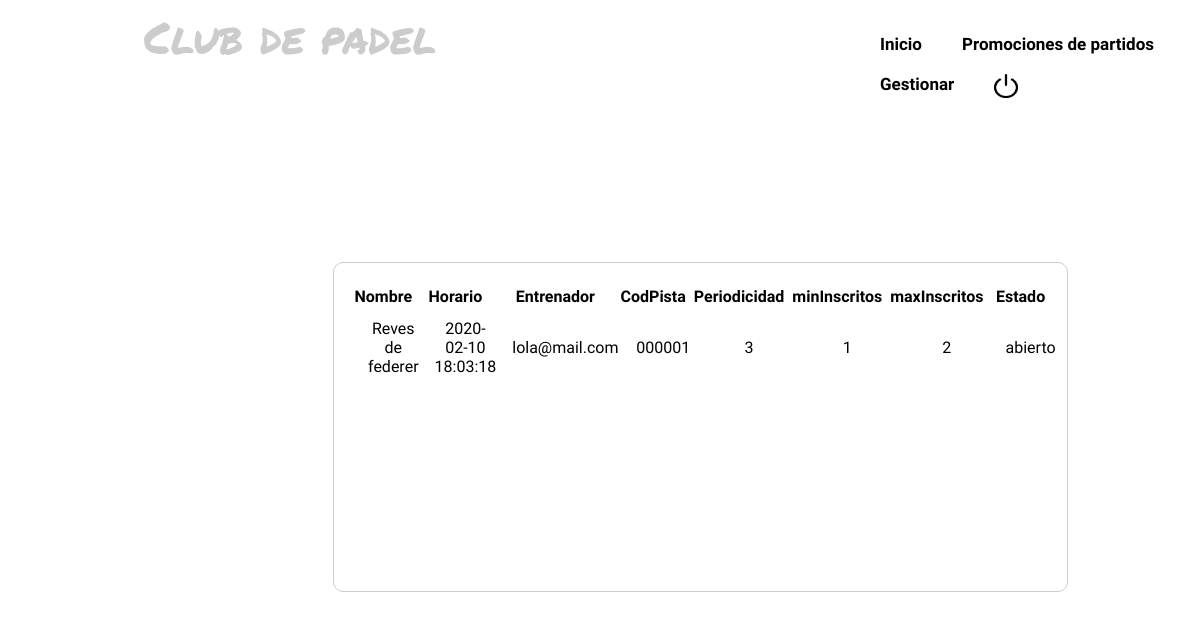
The page /controllers/GestionEscuela_Controller.php (signed in) on the database its author committed.
### tables this page shows
CREATE TABLE `escuelasdeportivas` (
  `nombre` varchar(50) NOT NULL,
  `horario` datetime NOT NULL,
  `entrenador` varchar(50) NOT NULL,
  `codigoPista` char(6) NOT NULL,
  `periodicidad` int(2) NOT NULL,
  `minInscritos` int(2) NOT NULL,
  `maxInscritos` int(2) NOT NULL,
  `estado` varchar(8) NOT NULL
);

### models/EscuelaDeportiva_Model.php (called while the page is built, shortened)
<?php
class EscuelaDeportivaModel{
  function __construct($nombre, $horario, $entrenador, $codigoPista, $periodicidad, $minInscritos, $maxInscritos, $estado){
    include_once '../functions/BdAdmin.php';
    $this->mysqli=ConectarBD();
  }
  function showAll(){
    $sql = "SELECT * FROM escuelasdeportivas";
    $resultado = $this->mysqli->query($sql);
    return $resultado;
  }
}
 ?>

### functions/BdAdmin.php (called while the page is built, shortened)
<?php
function ConectarBD()
	{
	    $mysqli = new mysqli("localhost", "root", "", "abp23");
		return $mysqli;
	}
?>

### views/EscuelaDeportiva_Showall_View.php (the view, shortened to what this page needs)
<?php
class EscuelaDeportivaShowallView
{
  function __construct($fila, $resultado)
  {
    $this->render($fila, $resultado);
  }
  function render($fila, $resultado){
    include '../views/Header.php';
?>
<table class="tablaEscDepTodo">
<tr>
  <th>Nombre</th>
  <th>Horario</th>
  <th>Entrenador</th>
  <th>CodPista</th>
  <th>Periodicidad</th>
  <th>minInscritos</th>
  <th>maxInscritos</th>
  <th>Estado</th>
  <th>
    <div>
    </div>
  </th>
</tr>
<?php
while ($fila = $resultado->fetch_assoc()) {
  echo "<tr>";
      echo "<td>".$fila['nombre']."</td>";
      echo "<td>".$fila['horario']."</td>";
      echo "<td>".$fila["entrenador"]."</td>";
      echo "<td>".$fila["codigoPista"]."</td>";
      echo "<td>".$fila["periodicidad"]."</td>";
      echo "<td>".$fila["minInscritos"]."</td>";
      echo "<td>".$fila["maxInscritos"]."</td>";
      echo "<td>".$fila["estado"]."</td>";
 ?>
 <td>
  </td>
<?php echo "</tr>"; } ?>
</table>
<?php
include '../views/Footer.php';
  }
}
 ?>

### css/styles.css (style rules this page uses)
* { margin: 0; padding: 0 }
body { background-image:url(http://www.padellasede.com/wp-content/uploads/2018/04/1TTf_900-1080x675.jpg); background-attachment: fixed; background-repeat: no-repeat; background-size:cover; }
.tablaPartidoCamp th, td, tr { padding-left: 12px; padding-bottom: 10px; text-align: center; }
.tablaPartidoTodo tr, td { padding-left: 14px; padding-bottom: 14px; text-align: center; }
.tablaPromocion th,td { width: 129px; }
.tablaInscribirShowall th,td { width: 200px; }
.tablaEscDepTodo { top: 30%; left: 333px; position: absolute; display:inline-block; border: 1.5px solid #ccc; border-radius: 10px; padding: 18px; background-color: #fff4; width: 735px; overflow:scroll; height:330px; overflow-x: hidden; font-family: 'Rajdhani', sans-serif; text-align: center; }
.tablaEscDepTodo th { padding-bottom: 6px; padding-right: 6px; }
.tablaMisInscripCamp th,td { width: 225px; height: 40px; }
.tablaInscripCamp th,td { width: 200px; }
.tablaNoticiasTodo th,td { padding-left: 14px; text-align: center; }

### rows shown on the page
escuelasdeportivas: nombre "Reves de federer", horario "2020-02-10 18:03:18", entrenador "lola@mail.com", codigoPista "000001", periodicidad "3", minInscritos "1", maxInscritos "2", estado "abierto"
